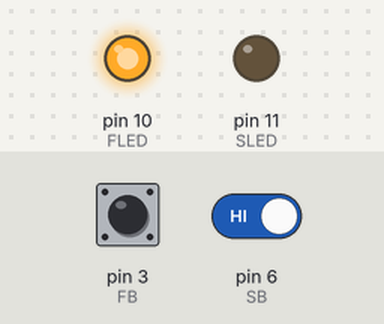
A sketch run on a simulated Arduino Uno, built with avr-gcc and run on an emulated ATmega328P. Parts: output pins drawn as LEDs (lit = HIGH). Inputs (shaded band) come from the test bench; at power-on: pin 6 (SB) HIGH, pin 3 (FB) HIGH.

Above: at 1.2 s.
1.3 s: pin 6 (SB) driven LOW
At 2.4 s:
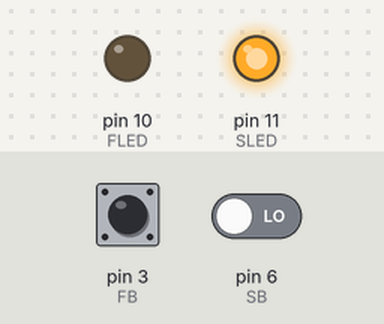
Timing chart, 0 to 4.3 s (numbered marks = the images above; inputs shaded):
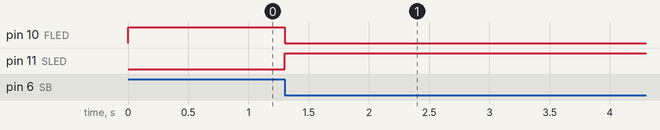

The sketch:

button_final_1.ino
```cpp
#define FB 3
#define SB 6
#define FLED 10
#define SLED 11
int ModeSw=0;

void setup() {
pinMode(FB, INPUT);
pinMode(SB, INPUT);
pinMode(FLED, OUTPUT);
pinMode(SLED, OUTPUT);
Serial.begin(9600);

digitalWrite(FLED, LOW);
digitalWrite(SLED, LOW);

}

void loop() {

 if(ModeSw == 0){
  digitalWrite(FLED, HIGH);
  digitalWrite(SLED, LOW);
 }
 else {
   digitalWrite(FLED, LOW);
  digitalWrite(SLED, HIGH);
 }
 if (digitalRead(FB)==LOW){
  ModeSw=0;
 }
 if (digitalRead(SB)== LOW) {
    ModeSw=1;
 }
}
```

Measured:
- after the input at 1.3 s, pin 10 (FLED): HIGH → LOW at once; pin 11 (SLED): LOW → HIGH at once
